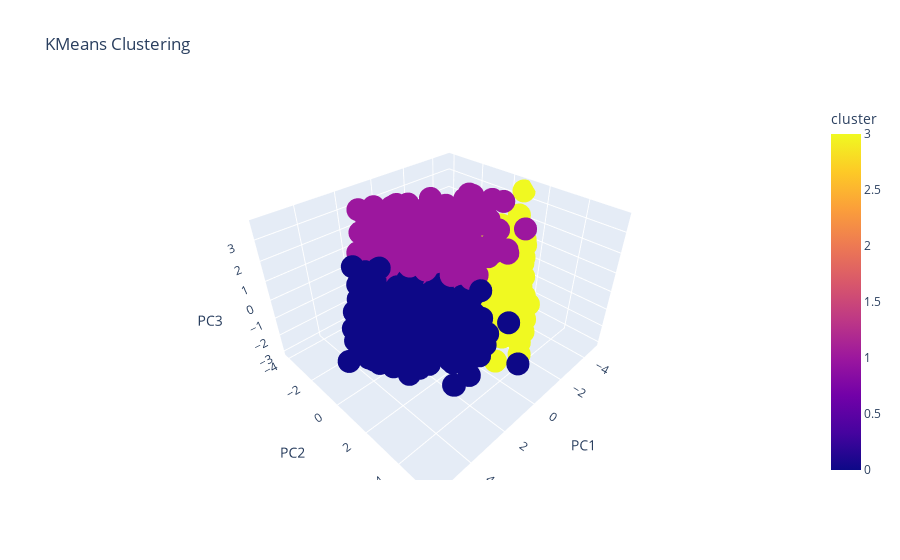

Notebook source saved alongside this figure:
### Code cell
import plotly.express as px

def generateInteractive3DGraph(data,labels):
    pca = decomposition.PCA(n_components=3)
    data_pca = pca.fit_transform(data)
    df = pd.DataFrame(data_pca, columns=['PC1','PC2','PC3'])
    df['cluster'] = labels

    fig = px.scatter_3d(df, x='PC1', y='PC2', z='PC3',
                color='cluster',title="KMeans Clustering")
    fig.show()
generateInteractive3DGraph(personality_data[cols],labels)

### Figure 1 — Plotly figure (JSON) as saved in the notebook; plotly's stock layout.template omitted (floating-point values rounded to 4 significant figures; data arrays with more than 128 entries replaced by an {"elided": "..."} marker saying what was removed)
{"data": [{"hovertemplate": "PC1=%{x}<br>PC2=%{y}<br>PC3=%{z}<br>cluster=%{marker.color}<extra></extra>", "legendgroup": "", "marker": {"color": {"elided": "1834 int values"}, "coloraxis": "coloraxis", "symbol": "circle"}, "mode": "markers", "name": "", "scene": "scene", "showlegend": false, "type": "scatter3d", "x": {"elided": "1834 float values"}, "y": {"elided": "1834 float values"}, "z": {"elided": "1834 float values"}}], "layout": {"coloraxis": {"colorbar": {"title": {"text": "cluster"}}, "colorscale": [[0, "#0d0887"], [0.1111, "#46039f"], [0.2222, "#7201a8"], [0.3333, "#9c179e"], [0.4444, "#bd3786"], [0.5556, "#d8576b"], [0.6667, "#ed7953"], [0.7778, "#fb9f3a"], [0.8889, "#fdca26"], [1, "#f0f921"]]}, "legend": {"tracegroupgap": 0}, "scene": {"domain": {"x": [0, 1], "y": [0, 1]}, "xaxis": {"title": {"text": "PC1"}}, "yaxis": {"title": {"text": "PC2"}}, "zaxis": {"title": {"text": "PC3"}}}, "title": {"text": "KMeans Clustering"}}}
